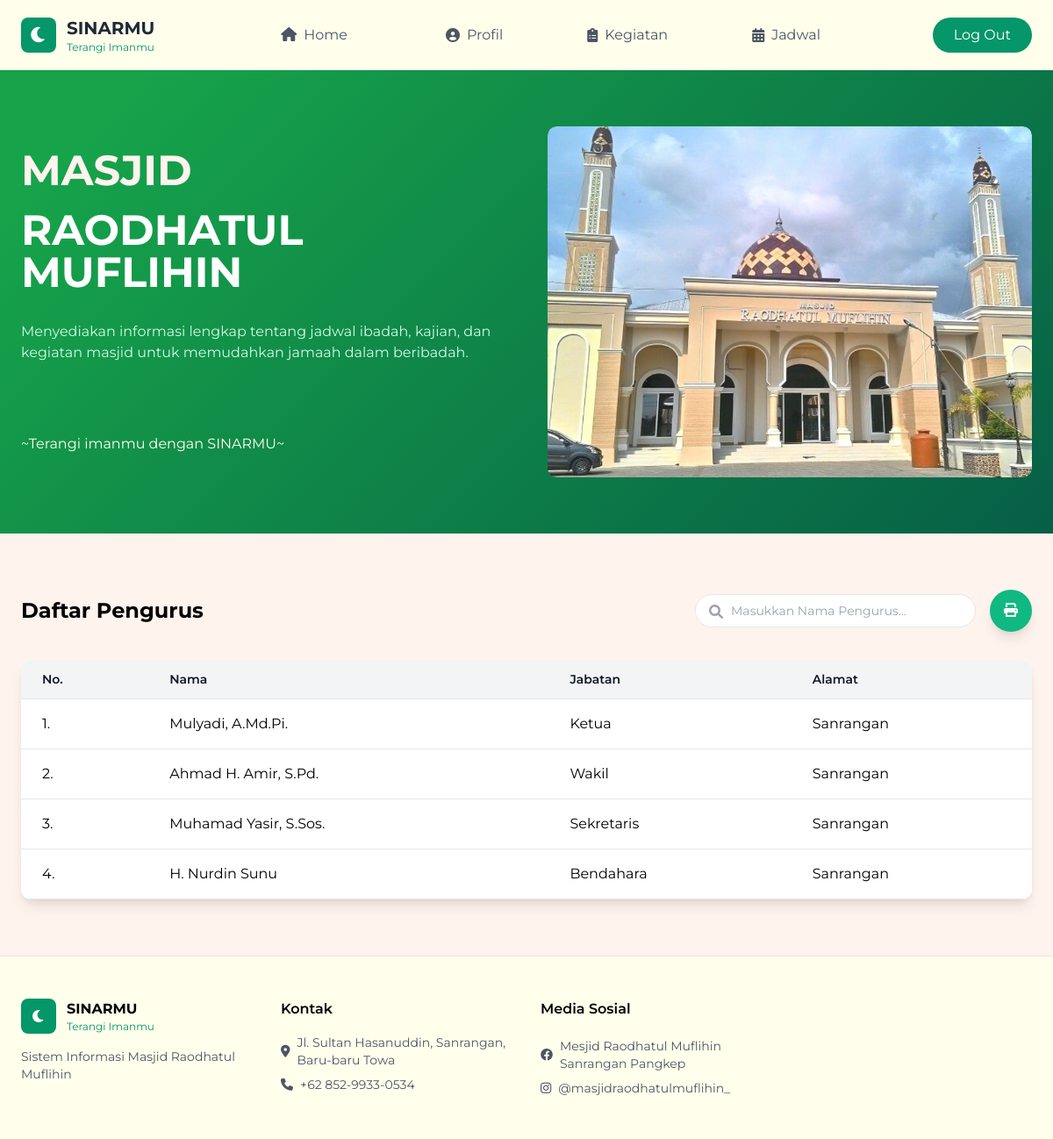
Page /pengurus.php (signed in) on the committed database.
### tables this page shows
CREATE TABLE `pengurus` (
  `id_pengurus` int NOT NULL,
  `id_akun` int NOT NULL,
  `id_masjid` int NOT NULL,
  `nama_pengurus` varchar(100) NOT NULL,
  `jabatan_pengurus` varchar(100) NOT NULL,
  `alamat_pengurus` varchar(200) DEFAULT NULL,
  `no_telepon_pengurus` varchar(20) DEFAULT NULL,
  `created_at` timestamp NULL DEFAULT CURRENT_TIMESTAMP,
  `updated_at` timestamp NULL DEFAULT CURRENT_TIMESTAMP ON UPDATE CURRENT_TIMESTAMP
);

### pengurus.php (the view, shortened to what this page needs)
<?php
include 'koneksi.php';
$query = isset($_GET['query']) ? trim($_GET['query']) : '';
if (!empty($query)) {
    $stmt = $conn->prepare(
        "SELECT nama_pengurus, jabatan_pengurus, alamat_pengurus
        FROM pengurus
        WHERE nama_pengurus LIKE ?
        ORDER BY FIELD(jabatan_pengurus, 'Ketua', 'Wakil', 'Sekretaris', 'Bendahara')"
    );
    $search = "%$query%";
    $stmt->bind_param("s", $search);
} else {
    $stmt = $conn->prepare(
        "SELECT nama_pengurus, jabatan_pengurus, alamat_pengurus
        FROM pengurus
        ORDER BY FIELD(jabatan_pengurus, 'Ketua', 'Wakil', 'Sekretaris', 'Bendahara')"
    );
}
$stmt->execute();
$result = $stmt->get_result();
$data_pengurus = $result->num_rows > 0 ? $result->fetch_all(MYSQLI_ASSOC) : [];
?>
<!DOCTYPE html>
<html lang="id">
<head>
    <link href="https://cdnjs.cloudflare.com/ajax/libs/tailwindcss/2.2.19/tailwind.min.css" rel="stylesheet">
    <link href="https://cdnjs.cloudflare.com/ajax/libs/font-awesome/6.0.0/css/all.min.css" rel="stylesheet">
</head>
<body>
    <nav class="background shadow-sm sticky top-0 z-50">
        <div class="max-w-7xl mx-auto px-6">
            <div class="flex justify-between h-20 items-center">
                <div class="flex items-center gap-3">
                    <div class="w-10 h-10 bg-green-600 rounded-lg flex items-center justify-center">
                        <i class="fas fa-moon text-white text-xl"></i>
                    </div>
                    <div>
                        <h1 class="font-bold text-xl text-gray-800">SINARMU</h1>
                        <p class="text-xs text-green-600">Terangi Imanmu</p>
                    </div>
                </div>
                <div class="hidden md:flex items-center space-x-20">
                    <div class="relative">
                        <div id="Home" class="flex items-center text-gray-600 hover:text-green-600 px-2 py-1 cursor-pointer">
                            <a href="home.php">
                                <i class="fas fa-home mr-2"></i>Home
                            </a>
                        </div>
                    </div>
                    <div class="relative">
                        <div id="Profil" class="flex items-center text-gray-600 hover:text-green-600 px-2 py-1 cursor-pointer">
                            <i class="fas fa-user-circle mr-2"></i>Profil
                        </div>
                    </div>
                    <div class="relative">
                        <div id="Activity" class="flex items-center text-gray-600 hover:text-green-600 px-2 py-1 cursor-pointer">
                            <i class="fas fa-clipboard-list mr-2"></i>Kegiatan
                        </div>
                    </div>
                    <div class="relative">
                        <div id="Schedule" class="flex items-center text-gray-600 hover:text-green-600 px-2 py-1 cursor-pointer">
                            <i class="fas fa-calendar-alt mr-2"></i>Jadwal
                        </div>
                    </div>
                </div>
                <div class="flex items-center gap-4">
                    <a href="logout.php" class="bg-green-600 text-white px-6 py-2 rounded-full hover:bg-green-700 transition">Log Out</a>
                </div>
            </div>
        </div>
    </nav>
    <section class="hero-gradient py-16 text-white">
        <div class="max-w-7xl mx-auto px-6">
            <div class="grid grid-cols-1 md:grid-cols-2 gap-12 items-center">
                <div>
                    <h1 class="text-5xl font-bold mb-5" style="color: #fff3ee">MASJID</h1>
                    <h1 class="text-5xl font-bold mb-8">RAODHATUL MUFLIHIN</h1>
                    <p class="text-green-100 mb-20">Menyediakan informasi lengkap tentang jadwal ibadah, kajian, dan kegiatan masjid untuk memudahkan jamaah dalam beribadah.</p>
                    <h3 class="text-green-50" style="color: #FFFFEC">~Terangi imanmu dengan SINARMU~</h3>
                </div>
                <div class="relative w-full h-94 overflow-hidden">
                    <div class="swiper-container">
                        <div class="swiper-wrapper">
                            <div class="swiper-slide"><img src="/sisfo-masjid/image/masjid1.png" alt="Gambar 1" class="rounded-lg shadow-lg"></div>
                        </div>
                    </div>
                </div>
            </div>
        </div>
    </section>
    <section class="card py-16">
        <div class="max-w-7xl mx-auto px-6">
            <div class="flex justify-between items-center mb-8">
                <h2 class="text-2xl font-bold">Daftar Pengurus</h2>
                <div class="flex items-center gap-4">
                    <form action="" method="GET" class="relative">
                        <input type="search" name="query" placeholder="Masukkan Nama Pengurus..."
                            class="w-80 pl-10 pr-10 py-2 rounded-full border border-gray-200 focus:outline-none focus:ring-2 focus:ring-green-500 text-sm"
                            id="search-input" autocomplete="off">
                        <i class="fas fa-search absolute left-4 top-3 text-gray-400"></i>
                    </form>
                    <a href="cetak_daftar_pengurus_public.php" class="text-white bg-green-500 hover:bg-green-600 rounded-full p-3 shadow-lg" title="Cetak Daftar Pengurus">
                        <i class="fas fa-print mr-1 ml-1"></i>
                    </a>
                </div>
            </div>
            <div class="bg-white rounded-xl shadow-lg overflow-hidden">
                <table class="min-w-full bg-white">
                    <thead>
                        <tr>
                            <th class="py-3 px-6 bg-gray-100 font-semibold text-sm text-gray-900 border-b border-gray-200 text-left">No.</th>
                            <th class="py-3 px-6 bg-gray-100 font-semibold text-sm text-gray-900 border-b border-gray-200 text-left">Nama</th>
                            <th class="py-3 px-6 bg-gray-100 font-semibold text-sm text-gray-900 border-b border-gray-200 text-left">Jabatan</th>
                            <th class="py-3 px-6 bg-gray-100 font-semibold text-sm text-gray-900 border-b border-gray-200 text-left">Alamat</th>
                        </tr>
                    </thead>
                    <tbody>
                        <?php if (!empty($data_pengurus)): ?>
                            <?php foreach ($data_pengurus as $index => $row): ?>
                                <tr class="hover:bg-gray-100">
                                    <td class="py-4 px-6 border-b border-gray-200"><?= $index + 1; ?>.</td>
                                    <td class="py-4 px-6 border-b border-gray-200"><?php echo htmlspecialchars($row['nama_pengurus']); ?></td>
                                    <td class="py-4 px-6 border-b border-gray-200"><?php echo htmlspecialchars($row['jabatan_pengurus']); ?></td>
                                    <td class="py-4 px-6 border-b border-gray-200"><?php echo htmlspecialchars($row['alamat_pengurus']); ?></td>
                                </tr>
                            <?php endforeach; ?>
                        <?php endif; ?>
                    </tbody>
                </table>
            </div>
        </div>
    </section>
    <footer class="background border-t">
            <div class="max-w-7xl mx-auto px-6 py-12">
                <div class="grid grid-cols-1 md:grid-cols-4 gap-8">
                    <div>
                        <div class="flex items-center gap-3 mb-4">
                            <div class="w-10 h-10 bg-green-600 rounded-lg flex items-center justify-center">
                                <i class="fas fa-moon text-white"></i>
                            </div>
                            <div>
                                <h4 class="font-bold">SINARMU</h4>
                                <p class="text-xs text-green-600">Terangi Imanmu</p>
                            </div>
                        </div>
                        <p class="text-gray-600 text-sm">Sistem Informasi Masjid Raodhatul Muflihin</p>
                    </div>
                    <div>
                        <h5 class="font-semibold mb-4">Kontak</h5>
                        <ul class="space-y-2 text-sm text-gray-600">
                            <li class="flex items-center gap-2">
                                <i class="fas fa-map-marker-alt"></i>
                                    <a href="https://www.google.co.id/maps/place/Masjid+Raodhatul+Muflihin/@-4.8570717,119.5683597,17z/data=!3m1!4b1!4m6!3m5!1s0x2dbe50384d5f9bdf:0x94d60c3d24cec5d!8m2!3d-4.8570717!4d119.5709346!16s%2Fg%2F11cjh_1107?entry=ttu&g_ep=EgoyMDI0MTAyNy4wIKXMDSoASAFQAw%3D%3D" class="hover:text-green-600">
                                        Jl. Sultan Hasanuddin, Sanrangan, Baru-baru Towa
                                    </a>
                            </li>
                            <li class="flex items-center gap-2">
                                <i class="fas fa-phone"></i>
                                    <a href="https://wa.me/6285299330534" class="hover:text-green-600">
                                        +62 852-9933-0534
                                    </a>
                            </li>
                        </ul>
                    </div>
                    <div>
                        <h5 class="font-semibold mb-5">Media Sosial</h5>
                        <ul class="space-y-2 text-sm text-gray-600">
                            <li class="flex items-center gap-2">
                                <i class="fab fa-facebook"></i>
                                    <a href="https://web.facebook.com/pages/Mesjid-Raodhatul-Muflihin-Sanrangan-Pangkep/2469976183028030" class="hover:text-green-600">
                                        Mesjid Raodhatul Muflihin Sanrangan Pangkep
                                    </a>
                            </li>
                            <li class="flex items-center gap-2">
                                <i class="fab fa-instagram"></i>
                                    <a href="https://www.instagram.com/masjidraodhatulmuflihin_/" class="hover:text-green-600">
                                        @masjidraodhatulmuflihin_
                                    </a>
                            </li>
                        </ul>
                    </div>
                </div>
            </div>
    </footer>
</body>
</html>

### pengurus.php (style rules this page uses)
body { font-family: 'Montserrat', sans-serif; background-color: #fff3ee; }
.hero-gradient { background: linear-gradient(135deg, #16a34a 10%, #065f46 100%); }
.card { background: #fff3ee; }
nav { background: #FFFFEC; position: sticky; top: 0; z-index: 50; }
nav a { color: #4a5568; padding: 0.5rem 1rem; border-radius: 0.5rem; }
footer { background-color: #FFFFEC; border-top: 1px solid #e2e8f0; }
.swiper-container { width: 100%; height: 400px; position: relative; overflow: hidden; border-radius: 10px; }
.swiper-wrapper { display: flex; transition: transform 0.5s ease-in-out; }
.swiper-slide { display: flex; justify-content: center; align-items: center; opacity: 0; transition: opacity 0.5s ease-in-out; position: absolute; width: 100%; height: 100%; border-radius: 10px; overflow: hidden; box-shadow: 0 4px 15px rgba(0, 0, 0, 0.2); }
.swiper-slide-active { opacity: 1; }

### rows in the picture
pengurus: nama_pengurus "Mulyadi, A.Md.Pi.", jabatan_pengurus "Ketua", alamat_pengurus "Sanrangan"
pengurus: nama_pengurus "Ahmad H. Amir, S.Pd.", jabatan_pengurus "Wakil", alamat_pengurus "Sanrangan"
pengurus: nama_pengurus "Muhamad Yasir, S.Sos.", jabatan_pengurus "Sekretaris", alamat_pengurus "Sanrangan"
pengurus: nama_pengurus "H. Nurdin Sunu", jabatan_pengurus "Bendahara", alamat_pengurus "Sanrangan"
